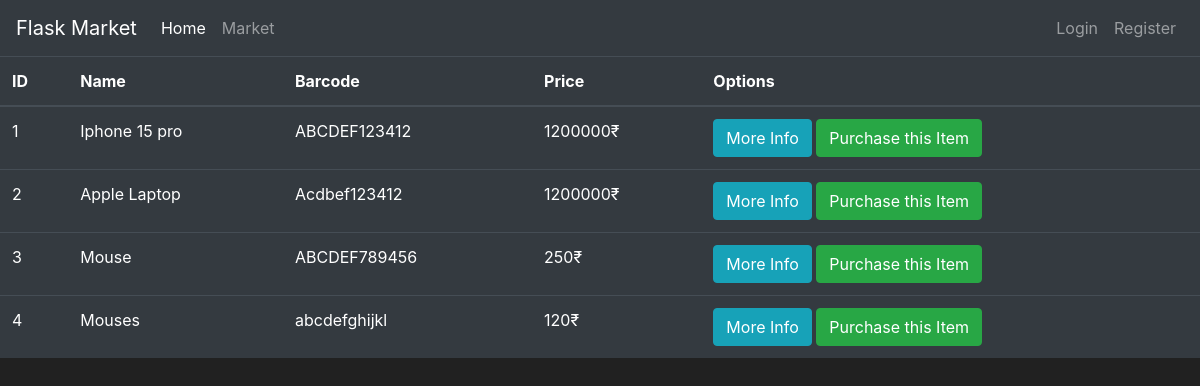
/market, run on the app's committed database.
### market/models.py (models this page shows)
class Item(db.Model):
    id = db.Column(db.Integer, primary_key=True)
    name = db.Column(db.String(length=30), nullable=False, unique=True)
    price = db.Column(db.Integer, nullable=False)
    barcode = db.Column(db.String(length=12), nullable=False, unique=True)
    description = db.Column(db.String(length=1024), nullable=False, unique=True)

### market/routes.py (the view)
@app.route("/market")
def market_page():
    items = Item.query.all()
    return render_template('market.html',items=items)

### market/templates/market.html (shortened to what this page needs)
{%extends 'base.html'%}
{%block content%}
<table class="table table-hover table-dark">
    <thead>
        <tr>
            <th scope="col">ID</th>
            <th scope="col">Name</th>
            <th scope="col">Barcode</th>
            <th scope="col">Price</th>
            <th scope="col">Options</th>
        </tr>
    </thead>
    <tbody>
        {% for item in items %}
            <tr>
                <td>{{ item.id }}</td>
                <td>{{ item.name }}</td>
                <td>{{ item.barcode }}</td>
                <td>{{ item.price }}₹</td>
                <td>
                    <button class="btn btn-outline btn-info">More Info</button>
                    <button class="btn btn-outline btn-success">Purchase this Item</button>
                </td>
            </tr>
        {% endfor %}
    </tbody>
</table>
{%endblock%}

### market/templates/base.html (shortened to what this page needs)
<!doctype html>
<html lang="en">
   <head>
      <link rel="stylesheet" href="https://cdn.jsdelivr.net/npm/bootstrap@4.5.3/dist/css/bootstrap.min.css">
   </head>
   <body>
    <nav class="navbar navbar-expand-md navbar-dark bg-dark">
      <a class="navbar-brand" href="{{url_for('home_page')}}">Flask Market</a>
      <div class="collapse navbar-collapse" id="navbarNav">
        <ul class="navbar-nav mr-auto">
            <li class="nav-item active">
                <a class="nav-link" href="{{url_for('home_page')}}">Home <span class="sr-only">(current)</span></a>
            </li>
            <li class="nav-item">
                <a class="nav-link" href={{url_for('market_page')}}>Market</a>
            </li>
        </ul>
        <ul class="navbar-nav">
            <li class="nav-item">
                <a class="nav-link" href="#">Login</a>
            </li>
            <li class="nav-item">
                <a class="nav-link" href="#">Register</a>
            </li>
        </ul>
      </div>
    </nav>
      {% block content %}
      {% endblock %}
   </body>
</html>

### market/templates/base.html (style rules this page uses)
body { background-color: #212121; color: white }

### data on the page
Item: id "1", name "Iphone 15 pro", barcode "ABCDEF123412", price "1200000"
Item: id "2", name "Apple Laptop", barcode "Acdbef123412", price "1200000"
Item: id "3", name "Mouse", barcode "ABCDEF789456", price "250"
Item: id "4", name "Mouses", barcode "abcdefghijkl", price "120"
